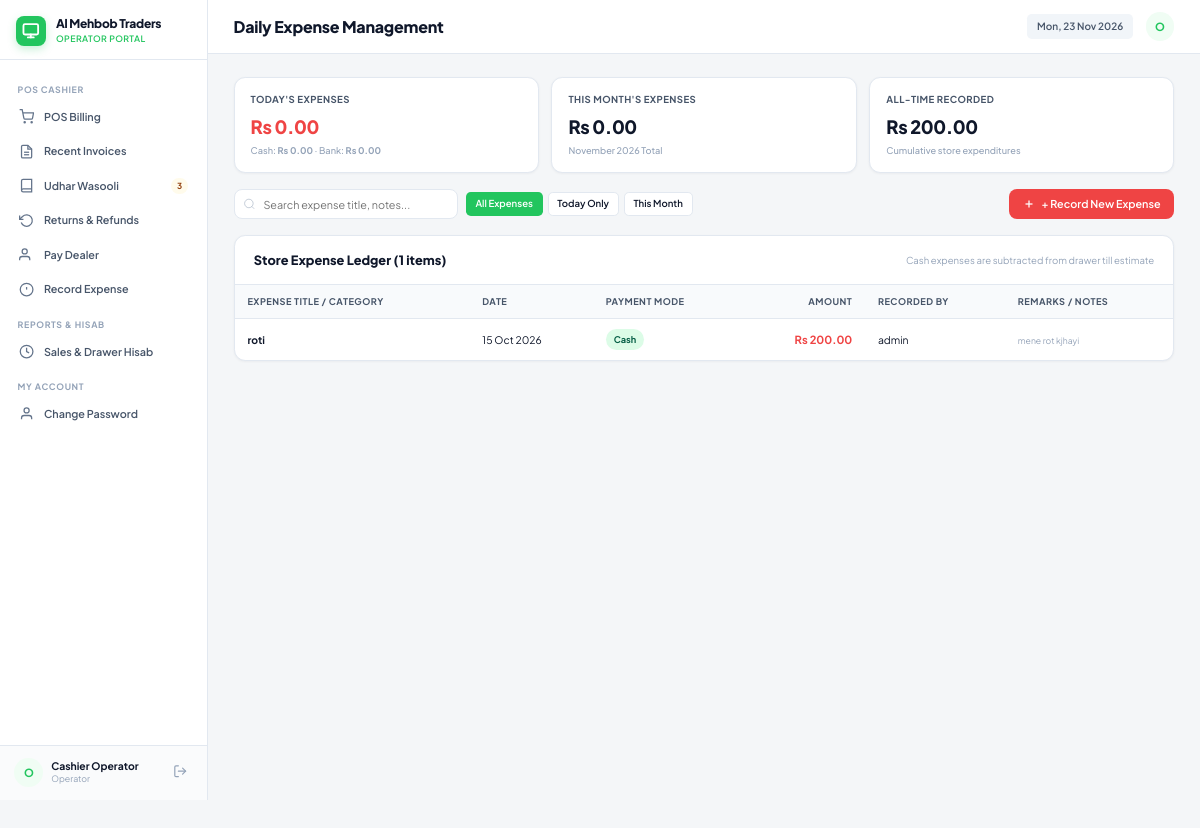
The page /admin/expenses.php (signed in) on the database its author committed.
### tables this page shows
CREATE TABLE `store_settings` (
  `id` int(11) NOT NULL DEFAULT 1,
  `store_name` varchar(150) NOT NULL DEFAULT 'Super POS Mart',
  `phone` varchar(50) NOT NULL DEFAULT '0300-1234567',
  `address` varchar(255) NOT NULL DEFAULT 'Shop # 12, Main Commercial Market',
  `currency_symbol` varchar(10) NOT NULL DEFAULT 'Rs',
  `receipt_footer` varchar(255) NOT NULL DEFAULT 'Thank you for shopping with us! Items can be returned within 3 days with receipt.'
);

CREATE TABLE `expenses` (
  `id` bigint(20) UNSIGNED NOT NULL,
  `category_title` varchar(150) NOT NULL,
  `amount` decimal(12,2) NOT NULL,
  `payment_mode` enum('Cash','Bank') NOT NULL DEFAULT 'Cash',
  `notes` text DEFAULT NULL,
  `date` date NOT NULL,
  `recorded_by` int(10) UNSIGNED DEFAULT NULL,
  `created_at` timestamp NOT NULL DEFAULT current_timestamp()
);

CREATE TABLE `users` (
  `id` int(10) UNSIGNED NOT NULL,
  `username` varchar(80) NOT NULL,
  `password_hash` varchar(255) NOT NULL,
  `plain_password` varchar(255) DEFAULT NULL,
  `full_name` varchar(120) DEFAULT NULL,
  `role` varchar(30) NOT NULL DEFAULT 'Operator',
  `status` enum('Active','Frozen') NOT NULL DEFAULT 'Active',
  `created_at` timestamp NOT NULL DEFAULT current_timestamp()
);

### admin/expenses.php (the view, shortened to what the rows shown need)
<?php
require_once __DIR__ . '/../includes/functions.php';
$pdo = db();
$where = '';
$expenses = $pdo->query("SELECT e.*, u.username as recorded_by_user
    FROM expenses e
    LEFT JOIN users u ON u.id = e.recorded_by
    $where
    ORDER BY e.date DESC, e.id DESC")->fetchAll();
include __DIR__ . '/../includes/header.php';
?>
<div class="card">
    <div class="card-body" style="padding: 0;">
        <div class="table-responsive">
            <table class="table">
                <thead>
                    <tr>
                        <th>Expense Title / Category</th>
                        <th>Date</th>
                        <th>Payment Mode</th>
                        <th class="text-right">Amount</th>
                        <th>Recorded By</th>
                        <th>Remarks / Notes</th>
                    </tr>
                </thead>
                <tbody>
                    <?php if (empty($expenses)): ?>
                        <tr>
                            <td colspan="7" class="text-center text-muted" style="padding: 35px;">
                                No expenses recorded yet. Click <strong>+ Record New Expense</strong> to log shop expenses.
                            </td>
                        </tr>
                    <?php else: ?>
                        <?php foreach ($expenses as $ex): ?>
                            <tr data-expense-row>
                                <td><strong><?= e($ex['category_title']) ?></strong></td>
                                <td><?= date('d M Y', strtotime($ex['date'])) ?></td>
                                <td>
                                    <span class="badge badge-<?= $ex['payment_mode'] === 'Cash' ? 'success' : 'info' ?>">
                                        <?= e($ex['payment_mode']) ?>
                                    </span>
                                </td>
                                <td class="text-right font-bold text-danger" style="font-size: 14px;">
                                    Rs <?= money($ex['amount']) ?>
                                </td>
                                <td><?= e($ex['recorded_by_user'] ?? 'System') ?></td>
                                <td><small class="text-muted"><?= e($ex['notes'] ?: '—') ?></small></td>
                            </tr>
                        <?php endforeach; ?>
                    <?php endif; ?>
                </tbody>
            </table>
        </div>
    </div>
</div>
<?php include __DIR__ . '/../includes/footer.php'; ?>

### includes/sidebar.php (shortened to what the rows shown need)
<?php
$user = current_user();
$pdo = db();
$settings = get_store_settings($pdo);
?>
<aside class="sidebar no-print" style="display: flex !important; flex-direction: column !important; height: 125vh !important; position: sticky; top: 0; overflow: hidden; background: var(--bg-sidebar); border-right: 1px solid var(--border-color); width: 260px; flex-shrink: 0; z-index: 100;">
    <div class="sidebar-header" style="flex-shrink: 0;">
        <a class="brand-link" href="<?= url(in_array($user['role'], ['Admin', 'Master'], true) ? '/admin/dashboard.php' : '/operator/index.php') ?>">
            <div>
                <div class="brand-title" style="font-size: 15px; font-weight: 800;"><?= e($settings['store_name']) ?></div>
                <div class="brand-subtitle"><?= e($user['role']) ?> Portal</div>
            </div>
        </a>
    </div>
</aside>

### rows shown on the page
store_settings: store_name "Al Mehbob Traders"
expenses: category_title "roti", date "15 Oct 2026", payment_mode "Cash", amount "200.00", recorded_by.username "admin", notes "mene rot kjhayi"

### other values the page prints
$user['role'] "OPERATOR"
$pendingUdharBadge "3"
substr($user['username'], 0, 1) "O"
$user['full_name'] "Cashier Operator"
$user['role'] "Operator"
$page_title "Daily Expense Management"
money($todayExpenses['total']) "0.00"
money($todayExpenses['cash_part']) "0.00"
money($todayExpenses['bank_part']) "0.00"
money($monthExpenses) "0.00"
money($allTimeExpenses) "200.00"
count($expenses) "1"
